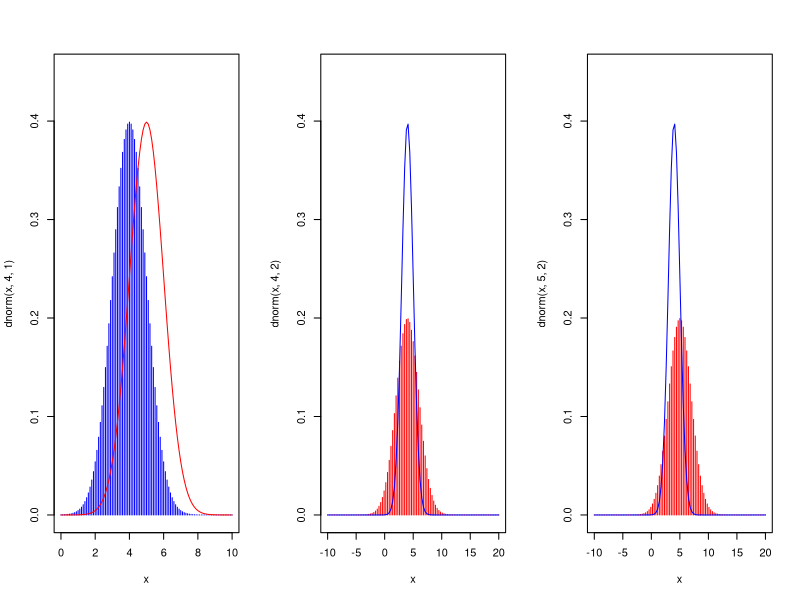

The R script that drew this image:
###
### Exercice 4
###

par(mfrow = c(1,3))
curve(dnorm(x, 4, 1), 0, 10, type = "h", ylim=c(0, 0.45), col = "blue")
curve(dnorm(x, 5, 1), 0, 10, col = "red", ylim=c(0, 0.15),add=T)

curve(dnorm(x, 4, 2), -10, 20, type = "h", ylim=c(0, 0.45), col = "red")
curve(dnorm(x, 4, 1), -10, 20, col = "blue", ylim=c(0, 0.45), add=T)

curve(dnorm(x, 5, 2), -10, 20, type = "h", ylim=c(0, 0.45), col = "red")
curve(dnorm(x, 4, 1), -10, 20, col = "blue", ylim=c(0, 0.45), add=T)
